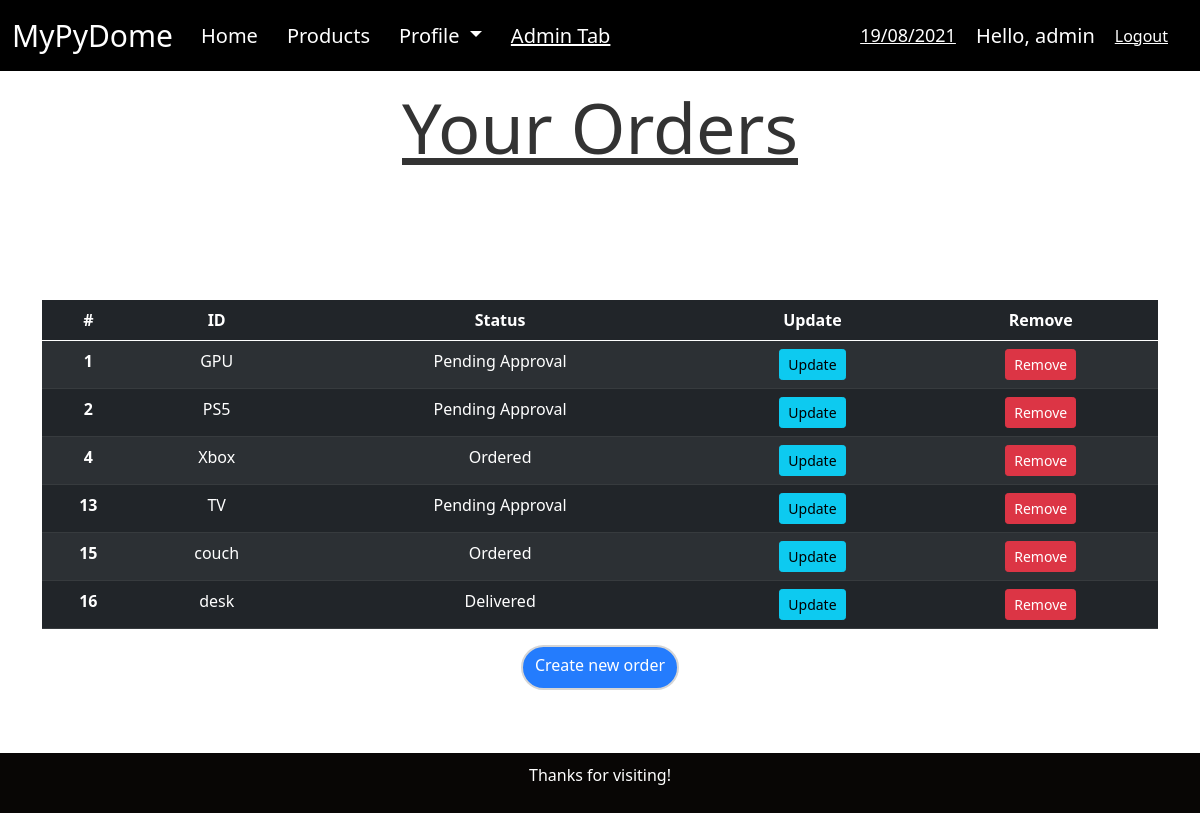
The page /products/orders/ (signed in) on the database its author committed.
### products/models.py (models this page shows)
class Order(models.Model):
    STATUS=(
            ('Pending Approval', 'Pending Approval'),
            ('Future needs', 'Future needs'),
            ('Ordered', 'Ordered'),
            ('Delivered', 'Delivered')
    )
    customer = models.ForeignKey(User, null=True, on_delete=models.SET_NULL)
    wishlist_item = models.ForeignKey(Wishlist, null=True, on_delete=models.SET_NULL)
    date_created = models.DateTimeField(auto_now_add=True, null=True)
    status = models.CharField(max_length=200, null=True, choices=STATUS)

class Wishlist(models.Model):
    CATEGORY = (
        ('Groceries', 'Groceries'),
        ('Food', 'Food'),
        ('Household', 'Household'),
        ('Appliances', 'Appliances'),
        ('Electronics', 'Electronics'),
        ('Gaming', 'Gaming'),
        ('Computer Parts', 'Computer Parts'),
    )
    name = models.CharField(max_length=200, null=True)
    price = models.FloatField(null=True)
    category = models.CharField(max_length=200, null=True, choices=CATEGORY)
    description = models.CharField(max_length=200, null=True)
    date_created = models.DateTimeField(auto_now_add=True, null=True)
    creator = models.ForeignKey(settings.AUTH_USER_MODEL, null=True, on_delete=models.SET_NULL)
    def __str__(self):
        return self.name

### products/views.py (the view)
# urls.py: path('orders/', views.orders_index, name='orders'),
@login_required(login_url='accounts')     #an den exw kane login de mporw na mpw
def orders_index(request):                #
    orders = Order.objects.all()
    return render(request, 'order.html', {'orders': orders})

### products/templates/order.html
{% extends 'base.html' %}
{% block content %}
<H1 align="center" style="font-size: 70px; color:rgb(51, 51, 51); text-decoration: underline;">
    Your Orders
  </H1>
  <H2>&nbsp;
    <br> &nbsp;
    <br> &nbsp;
  </H2>
<table style='text-align: center;' class="table table-dark table-striped">
    <thead>
        <tr>
          <th scope="col">#</th>
          <th scope="col">ID</th>
          <th scope="col">Status</th>
          <th scope="col">Update</th>
          <th scope="col">Remove</th>
        </tr>
      </thead>
      <tbody>
        {% for item in orders %}
        {% if request.user.id == item.customer_id  %}
        <tr>
          <th scope="row">{{ item.id }}</th>
            <td>{{ item.wishlist_item }}</td>
            <td>{{ item.status }}</td>
            <td>
              <a class="btn btn-sm btn-info" href="{% url 'update_order' item.id %}">Update</a>
            </td>
            <td>
              <a class="btn btn-sm btn-danger" href="">Remove</a>
            </td>
        </tr>
        {% endif %}
        {% endfor %}
      </tbody>
</table>
<div align="center">
  <a style ="height: 45px; opacity:0.9; border-radius: 25px; border: 2px solid #d1d1d1;" href="/products/create_order" class="btn btn-primary" type="button">Create new order</a>
</div>
{% endblock %}

### templates/navbar.html (shortened to what this page needs)
<nav class="navbar navbar-expand-lg navbar-dark bg-black" >
    <div class="container-fluid">
      <a style="font-size: 30px; margin-right: 20px; color:white" class="navbar-brand" href="/../home">MyPyDome</a>
      <div class="collapse navbar-collapse" id="navbarSupportedContent">
        <ul class="navbar-nav me-auto mb-2 mb-lg-0">
          <li class="nav-item">
            <a style="font-size: 20px; margin-right: 13px; color:white" class="nav-link active" aria-current="page" href="/../home">Home</a>
          </li>
          {% if request.user.is_staff == 1  %}
          <li class="nav-item">
            <a style="font-size: 20px; margin-right: 13px; color:white" class="nav-link" href="/products/">Products</a>
          </li>
          {% endif %}
          <li class="nav-item dropdown">
            <a style="font-size: 20px; margin-right: 13px; color:white" class="nav-link dropdown-toggle" href="#" id="navbarDropdown" role="button" data-bs-toggle="dropdown" aria-expanded="false">
              Profile
            </a>
          </li>
          {% if request.user.username == 'admin'  %}
          <li class="nav-item">
            <a style = "text-decoration: underline; color:white; font-size: 20px;"class="nav-link" href="/admin" tabindex="-1">Admin Tab</a>
          </li>
          {% endif %}
        </ul>
        <span style="text-decoration:underline; font-size: 18px; margin-right: 20px; color:white" id="datetime"></span>
        <span style="font-size: 20px; margin-right: 20px; color:white">Hello, {{request.user}}</span>
        <span><a style="margin-right: 20px; color:white" href="/accounts/logout">Logout</a></span>
      </div>
    </div>
  </nav>

### rows shown on the page
Order: id "1", wishlist_item "GPU", status "Pending Approval"
Order: id "2", wishlist_item "PS5", status "Pending Approval"
Order: id "4", wishlist_item "Xbox", status "Ordered"
Order: id "13", wishlist_item "TV", status "Pending Approval"
Order: id "15", wishlist_item "couch", status "Ordered"
Order: id "16", wishlist_item "desk", status "Delivered"

### other values the page prints
{{ request.user }} "admin"
